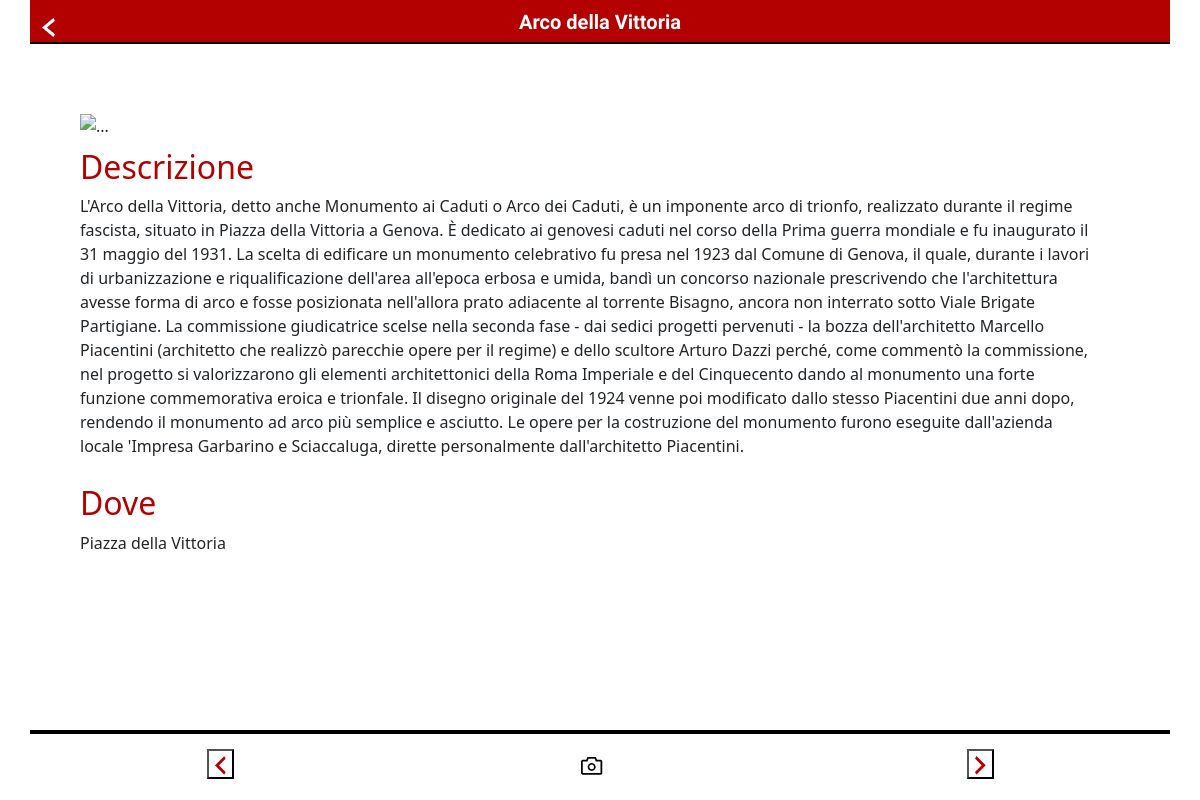
Page /mobile/percorsi/tappe/tappaSpecifica/index.php on the committed database.
### tables this page shows
CREATE TABLE IF NOT EXISTS Tappa(
	id int PRIMARY KEY AUTO_INCREMENT,
    nome varchar(255) NOT NULL,
    descrizione mediumtext NOT NULL,
    via varchar(255) NOT NULL,
    città varchar(255),
    ordine int UNIQUE NOT NULL,
    img1 varchar(255) NOT NULL,
    img2 varchar(255) NOT NULL,
    img3 varchar(255) NOT NULL
);

### mobile/percorsi/tappe/tappaSpecifica/index.php (the view, shortened to what this page needs)
<?php
    $host = "127.0.0.1";
    $user = "root";
    $pass = "";
    $database = "genovaroute";
    $connessione = new mysqli($host, $user, $pass, $database);
    $sql = "SELECT * FROM tappa WHERE ordine = '" . $_SESSION['ordine'] . "'";
    if ($result = $connessione->query($sql)) {
        $row = $result->fetch_assoc();
        $img1 = $row['img1'];
        $descrizione = $row['descrizione'];
        $dove = $row['via'];
        $nome = $row['nome'];
    } else {
        echo "Impossibile eseguire la query";
    }
?>
<!doctype html>
<html lang="en">
<head>
    <link rel="stylesheet" href="../../../../css/style.css">
    <link rel="stylesheet" href="../../../../bootstrap/css/bootstrap.min.css">
</head>
<body class="d-flex flex-column min-vh-100">
    <div class="container fixed-bottom" style="background-color: white; border-top-color:black;  border-top-style: solid; border-top-width: 4px; height: 70px;">
        <div class="row  justify-content-center " style="padding-top: 15px;">
            <div class="col .s-4">
                <center>
                    <form action="decrementaOrdinata.php" method="POST">
                        <button type="submit" style="background-color: white;">
                            <img src="../../../../img/icons/backRed.png">
                        </button>
                    </form>
                </center>
            </div>
            <div class="col .s-4">
                <center>
                    <a class="navbar-brand" href="../../../scanner/">
                        <img src="../../../../img/icons/scannerizza.png">
                    </a>
                </center>
            </div>
            <div class="col .s-4" style="padding-bottom: 15px; ">
                <center>
                    <form action="incrementaOrdinata.php" method="POST">
                        <button type="submit" style="background-color: white;">
                            <img src="../../../../img/icons/nextRed.png">
                        </button>
                    </form>
                </center>
            </div>
        </div>
    </div>
    <div class="container">
        <div class="row justify-content-center align-items-center" style="background-color: #B30000; border-bottom-color:black;  border-bottom-style: solid; border-bottom-width: 2px; padding-top: 10px;">
            <div class="col -2">
                <a href="../index.php">
                    <img src="../../../../img/icons/back.png">
                </a>
            </div>
            <div class="col -7">
                <h1 style="font-family: 'Amiri', serif; color: white; font-weight: bold; text-align: center;  font-size: 20px;"><?php echo $nome;  ?></h1>
            </div>
        </div>
    </div>
    <div class="container" style="padding-top: 50px; padding-left: 50px; padding-right:50px;">
        <div class="row" style="padding-top: 20px; padding-top: 20px;">
            <div id="carouselExampleControls" class="carousel slide" data-bs-ride="carousel">
                <div class="carousel-inner">
                    <div class="carousel-item active">
                        <img src="<?php echo $img1; ?>" class="d-block w-100" alt="..." style="max-height: 200px; margin-left: auto; margin-right: auto;">
                    </div>
                </div>
                <button class="carousel-control-prev" type="button" data-bs-target="#carouselExampleControls" data-bs-slide="prev">
                    <span class="carousel-control-prev-icon" aria-hidden="true"></span>
                </button>
                <button class="carousel-control-next" type="button" data-bs-target="#carouselExampleControls" data-bs-slide="next">
                    <span class="carousel-control-next-icon" aria-hidden="true"></span>
                </button>
            </div>
        </div>
        <div class="row" style="padding-top: 10px;">
            <div class="row">
                <h2 style="color: #B30000;">Descrizione</h2>
            </div>
            <div class="row">
                <p><?php echo $descrizione; ?></p>
            </div>
        </div>
        <div class="row" style="padding-top: 10px;">
            <div class="row">
                <h2 style="color: #B30000;">Dove</h2>
            </div>
            <div class="row">
                <p><?php echo $dove; ?></p>
            </div>
        </div>
        <div class="row " style="padding-top: 10px; padding-bottom:100px">
        </div>
    </div>
</body>
</html>

### rows in the picture
tappa: nome "Arco della Vittoria", descrizione "L'Arco della Vittoria, detto anche Monumento ai Caduti o Arco dei Caduti, è un imponente arco di trionfo, realizzato durante il regime fascista, situato in Piazza della Vittoria a Genova. È dedicato ai genovesi caduti nel corso della Prima guerra mondiale e fu inaugurato il 31 maggio del 1931. La scelta di edificare un monumento celebrativo fu presa nel 1923 dal Comune di Genova, il quale, durante i lavori di urbanizzazione e riqualificazione dell'area all'epoca erbosa e umida, bandì un concorso nazionale prescrivendo che l'architettura avesse forma di arco e fosse posizionata nell'allora prato adiacente al torrente Bisagno, ancora non interrato sotto Viale Brigate Partigiane. La…", via "Piazza della Vittoria"
